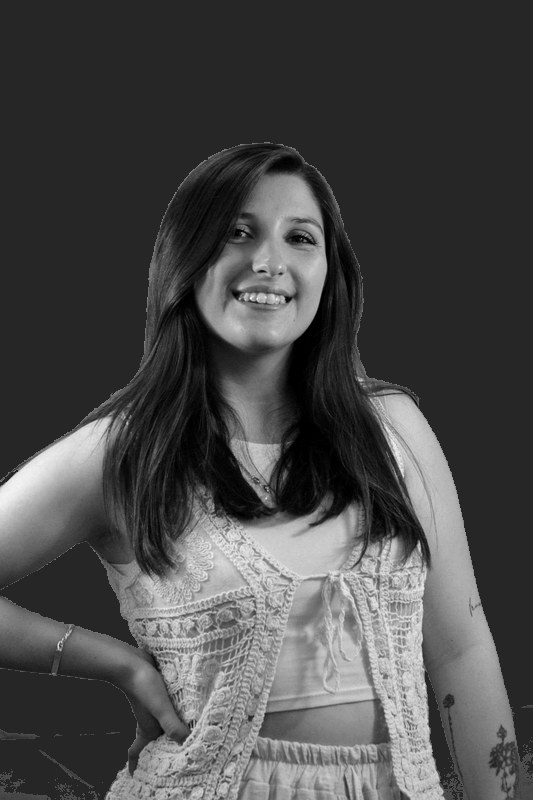
#> input picture assets/foto-serena.jpg, 533 x 800 px
$ python preparar-ilustracion.py ../../assets/foto-serena.jpg ../../assets/og-image.jpg
#> lines starting #> are read from the running program, lines starting #| are printed output that depends on the picture; after the words box and inside, x2 and y2 are one past the last pixel; in counts of white or black regions, pixels touching at a corner belong together
"""
Prepara una ilustración para el avatar 2.5D:
  - la redimensiona a 1069 × 1472 (el tamaño de la original)
  - recorta el fondo blanco (solo el conectado con el borde, así no se
    borran la camiseta ni las zapatillas) → <nombre>.webp con transparencia
  - genera su mapa de profundidad → <nombre>-depth.png
      · con IA (Depth Anything V2) si está instalada: relieve real
      · si no, con zonas aproximadas (más pobre, pero sin dependencias)

Uso (desde la carpeta avatar/):
    pip install pillow numpy scipy
    pip install torch transformers          # opcional: profundidad con IA
    python tools/preparar-ilustracion.py mi-dibujo-saludando.png assets/serena-saludo

"""
import sys
import numpy as np
from PIL import Image
from scipy import ndimage as ndi

W, H = 1069, 1472


def main(src, out):
#> called with src = '../../assets/foto-serena.jpg', out = '../../assets/og-image.jpg'
    img = Image.open(src).convert('RGB').resize((W, H), Image.LANCZOS)
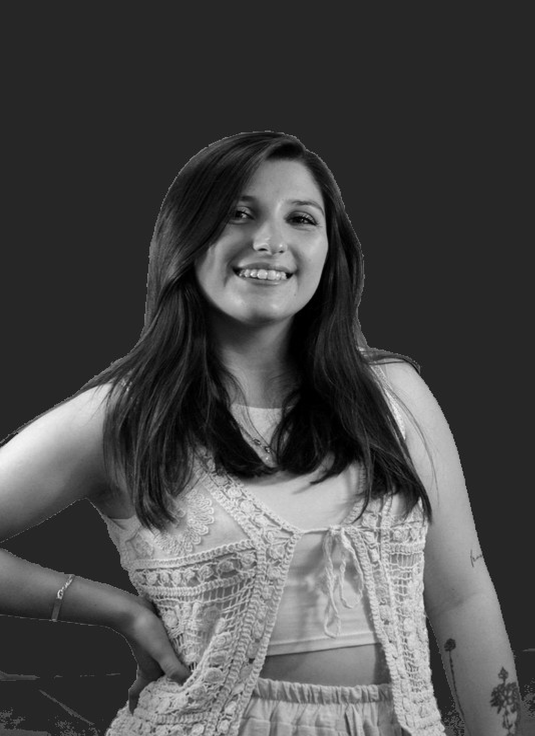
#> img: PIL image 1069x1472 RGB (shown at 1/2 size); min 0, max 255, mean 73.4
    a = np.asarray(img).astype(np.float32)

    # 1) Fondo = píxeles casi blancos conectados con el borde de la imagen
    white = a.min(axis=2) > 236
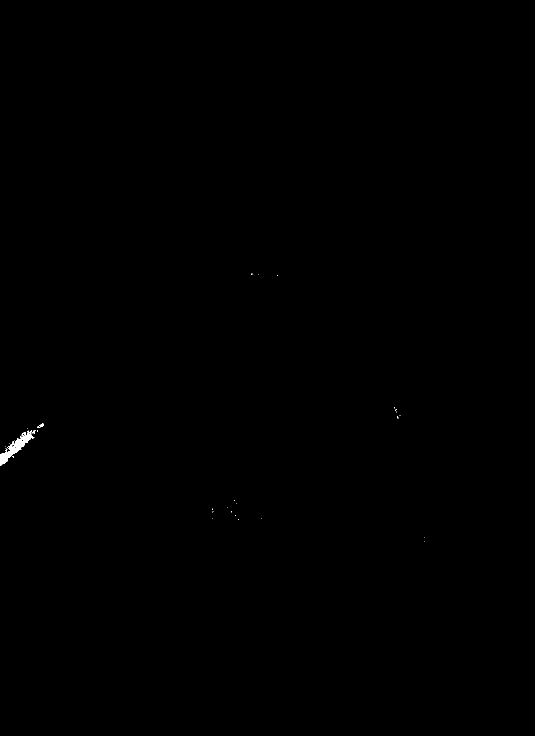
#> white: shape (1472, 1069) bool (shown at 1/2 size); 0.09% white; 30 white regions (27 under 20 px), largest, box (x1, y1, x2, y2) and area: (0, 861, 69, 932) 1328, (74, 847, 88, 856) 56, (65, 860, 72, 867) 27
    lab, _ = ndi.label(white)
#> lab: shape (1472, 1069) int32; 33 distinct labels, from 0 to 32
    border = set(np.unique(np.concatenate([lab[0], lab[-1], lab[:, 0], lab[:, -1]]))) - {0}
#> border = 1 item
    fg = ndi.binary_opening(~np.isin(lab, list(border)), iterations=1)
#> fg: shape (1472, 1069) bool; 99.9% white; 5 black regions (4 under 20 px), largest, box (x1, y1, x2, y2) and area: (0, 861, 69, 933) 1398
    alpha = np.clip(ndi.gaussian_filter(fg.astype(np.float32), 0.8) * 1.05, 0, 1)
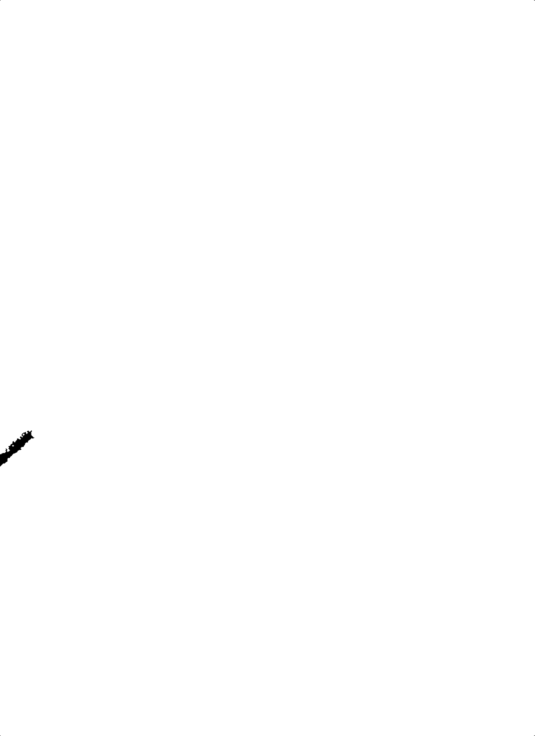
#> alpha: shape (1472, 1069) float32 (shown at 1/2 size); min 0, max 1, mean 0.999
    Image.fromarray(np.dstack([a, alpha * 255]).astype(np.uint8), 'RGBA') \
        .save(out + '.webp', 'WEBP', quality=90, method=6)

    # 2) Profundidad
    try:
        d = depth_ia(img, fg.astype(np.float32))
        print('Profundidad: IA (Depth Anything V2)')
    except ImportError:
        d = depth_zonas(fg)
        print('Profundidad: zonas aproximadas (instala torch + transformers para usar IA)')
    Image.fromarray((d * 255).astype(np.uint8), 'L').resize((W // 2, H // 2), Image.BILINEAR) \
        .save(out + '-depth.png')
    print('Listo:', out + '.webp', 'y', out + '-depth.png')


_PIPE = None


def depth_ia(img, fg):
    """Depth Anything V2 (small) + limpieza para que el paralaje no "desgarre"."""
    global _PIPE
    if _PIPE is None:
        from transformers import pipeline
        _PIPE = pipeline('depth-estimation', model='depth-anything/Depth-Anything-V2-Small-hf')
    pipe = _PIPE
    d = pipe(img.resize((756, int(756 * H / W))))['predicted_depth']
    d = np.asarray(Image.fromarray(np.asarray(d.squeeze().numpy(), np.float32)).resize((W, H), Image.BICUBIC))
    v = d[fg > 0.5]
    lo, hi = np.percentile(v, 2), np.percentile(v, 98)
    d = np.clip((d - lo) / (hi - lo), 0, 1)
    # fuera de la figura se extiende la profundidad del borde
    ext = ndi.gaussian_filter(d * fg, 12) / (ndi.gaussian_filter(fg, 12) + 1e-4)
    d = d * fg + ext * (1 - fg)
    d = ndi.gaussian_filter(d, 2.0)
    d = ndi.grey_closing(d, size=(5, 5))    # quita las líneas finas del dibujo
    d = ndi.grey_dilation(d, size=(9, 9))   # lo cercano desborda un poco su contorno
    return np.clip(ndi.gaussian_filter(d, 3.5), 0, 1)


def depth_zonas(fg):
    yy, xx = np.mgrid[0:H, 0:W].astype(np.float32)

    def blob(cx, cy, rx, ry, amp):
        return amp * np.exp(-(((xx - cx) / rx) ** 2 + ((yy - cy) / ry) ** 2))

    d = np.full((H, W), 0.30, np.float32)
    d += blob(470, 560, 260, 300, 0.12)   # torso
    d += blob(450, 240, 130, 170, 0.40)   # cabeza
    d += blob(490, 270, 45, 45, 0.10)     # nariz / mejillas
    d += blob(330, 70, 70, 60, 0.10)      # moño
    d += blob(700, 850, 300, 230, 0.50)   # portátil
    d += blob(250, 1150, 230, 180, 0.35)  # rodillas
    d += blob(850, 1130, 230, 180, 0.35)
    d += blob(500, 1300, 350, 130, 0.30)  # pies
    m = fg.astype(np.float32)
    d = ndi.gaussian_filter(ndi.gaussian_filter(d * m, 22) / (ndi.gaussian_filter(m, 22) + 1e-4), 6)
    return (d - d.min()) / (d.max() - d.min())


if __name__ == '__main__':
    if len(sys.argv) != 3:
        sys.exit(__doc__)
    main(sys.argv[1], sys.argv[2])
#> (the call stopped at in depth_ia, `_PIPE = pipeline('depth-estimation', model='depth-anything/Depth-Anyth..`: transformers is not available in this run)
